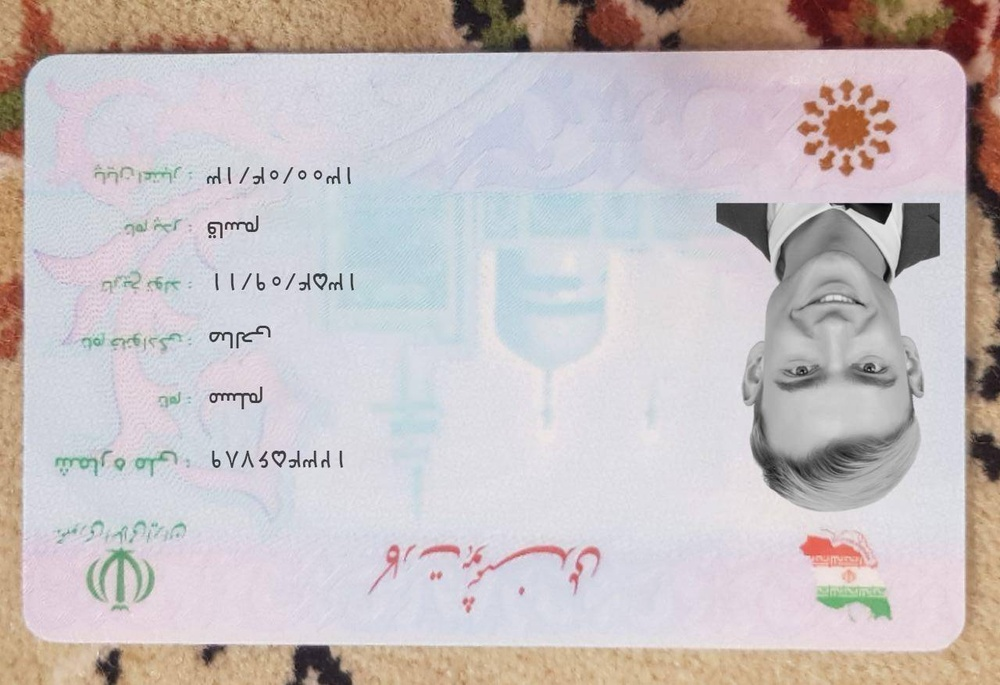
#> input picture input_cards/2.jpg, 1000 x 685 px, shrunk from 1280 x 877 before the run
$ python -i eye_detector.py   (imports and definitions only)
#> lines starting #> are read from the running program, lines starting #| are printed output that depends on the picture
# MIT License
#
# Copyright (c) 2019 https://github.com/ElmiiiRaa/align_iranian_national_id_card
#
# Permission is hereby granted, free of charge, to any person obtaining a copy
# of this software and associated documentation files (the "Software"), to deal
# in the Software without restriction, including without limitation the rights
# to use, copy, modify, merge, publish, distribute, sublicense, and/or sell
# copies of the Software, and to permit persons to whom the Software is
# furnished to do so, subject to the following conditions:
#
# The above copyright notice and this permission notice shall be included in all
# copies or substantial portions of the Software.
#
# THE SOFTWARE IS PROVIDED "AS IS", WITHOUT WARRANTY OF ANY KIND, EXPRESS OR
# IMPLIED, INCLUDING BUT NOT LIMITED TO THE WARRANTIES OF MERCHANTABILITY,
# FITNESS FOR A PARTICULAR PURPOSE AND NONINFRINGEMENT. IN NO EVENT SHALL THE
# AUTHORS OR COPYRIGHT HOLDERS BE LIABLE FOR ANY CLAIM, DAMAGES OR OTHER
# LIABILITY, WHETHER IN AN ACTION OF CONTRACT, TORT OR OTHERWISE, ARISING FROM,
# OUT OF OR IN CONNECTION WITH THE SOFTWARE OR THE USE OR OTHER DEALINGS IN THE
# SOFTWARE.
#author : Elmira Ghorbani
#email:elmira.ghorbani96@gmail.com

import cv2
import numpy as np

face_classifier = cv2.CascadeClassifier('data_harr/haarcascade_frontalface_alt2.xml')
eye_classifier = cv2.CascadeClassifier('data_harr/haarcascade_eye.xml')


def get_eyes(img):
    eyes_total = []
    gray = cv2.cvtColor(img, cv2.COLOR_BGR2GRAY)
    faces = face_classifier.detectMultiScale(gray, 1.3, 6)

    if faces is ():
        print(' face not found ! ')
        return img

    for (x, y, w, h) in faces:
        roi_gray = gray[y:y + h, x:x + w]
        roi_color = img[y:y + h, x:x + w]
        eyes = eye_classifier.detectMultiScale(roi_gray)
        eyes_row_args = eyes[:,2].argsort()[-2:][::-1]

        for eyes_row_arg in eyes_row_args:
            [ex, ey, ew, eh] = eyes[eyes_row_arg,:]
            eyes_total.append([ex + x, ey + y, ew, eh])
            #cv2.rectangle(roi_color, (ex, ey), (ex + ew, ey + eh), (188, 16, 190), 2) #-- Drawe on eye
        eyes_total = np.array(eyes_total)
        eyes_total = eyes_total[eyes_total[:, 0].argsort()]
        return (eyes_total[0,:], eyes_total[1,:])

    cv2.waitKey(0)

>>> import cv2
>>> picture = cv2.imread('input_cards/2.jpg')
#> picture is the input picture: shape (685, 1000, 3); mean B, G, R 191.8, 190.8, 198.7
>>> result = get_eyes(picture)
#> in get_eyes, `gray = cv2.cvtColor(img, cv2.COLOR_BGR2GRAY)`:
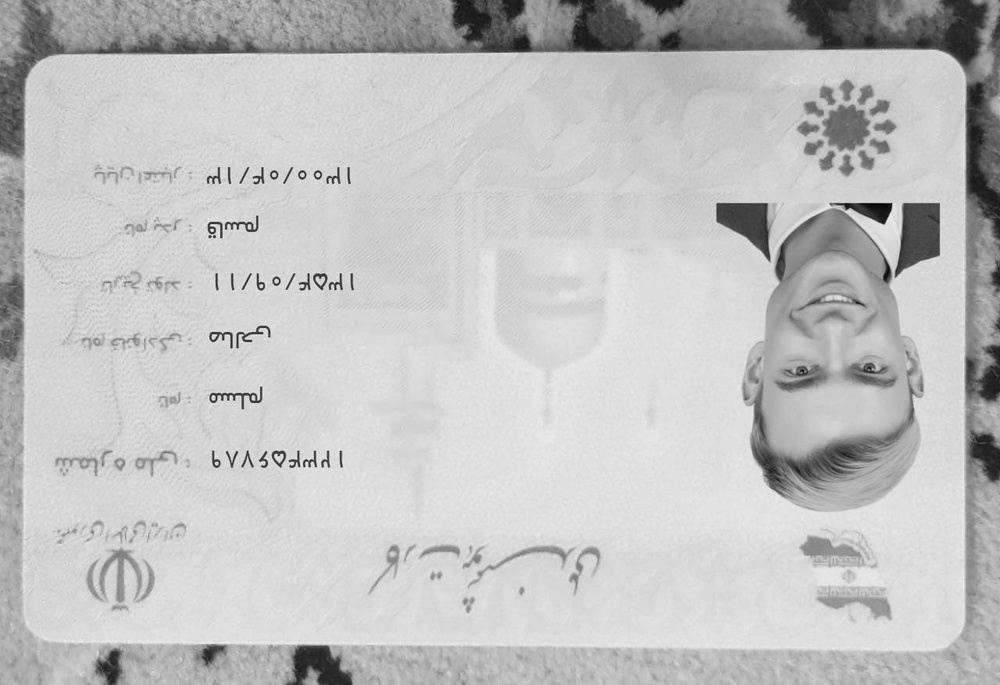
#> gray: shape (685, 1000); min 0, max 253, mean 193.3
#> in get_eyes, `faces = face_classifier.detectMultiScale(gray, 1.3, 6)`: faces = ()

$ run again, on input_cards/3.jpg
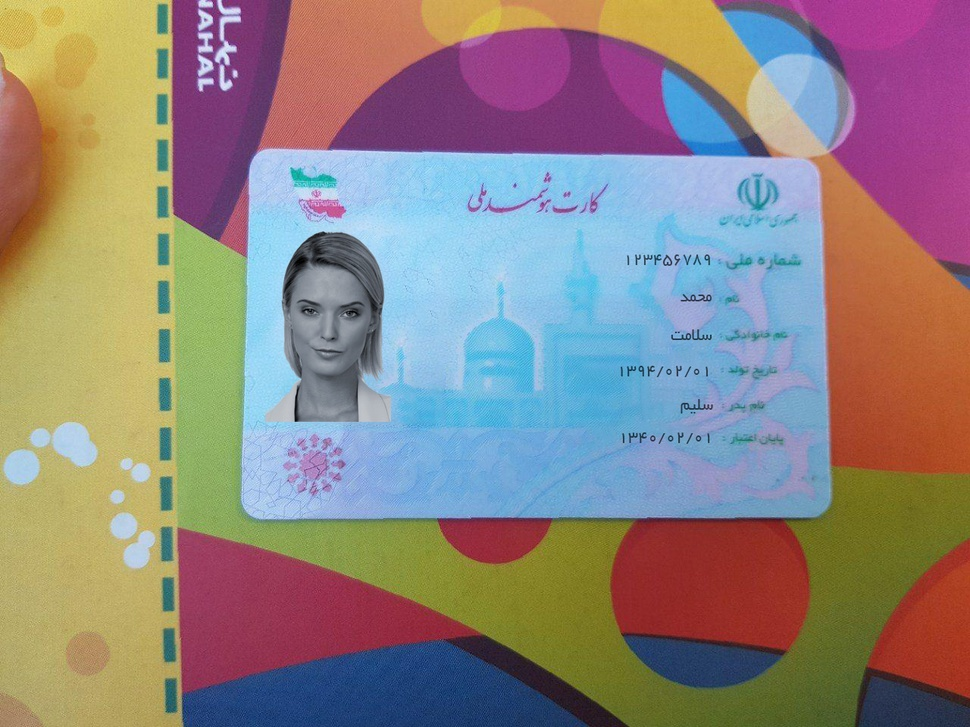
#> input picture input_cards/3.jpg, 970 x 727 px, shrunk from 1280 x 960 before the run
#> picture is the input picture: shape (727, 970, 3); mean B, G, R 128.3, 131.4, 142.7
#> in get_eyes, `gray = cv2.cvtColor(img, cv2.COLOR_BGR2GRAY)`:
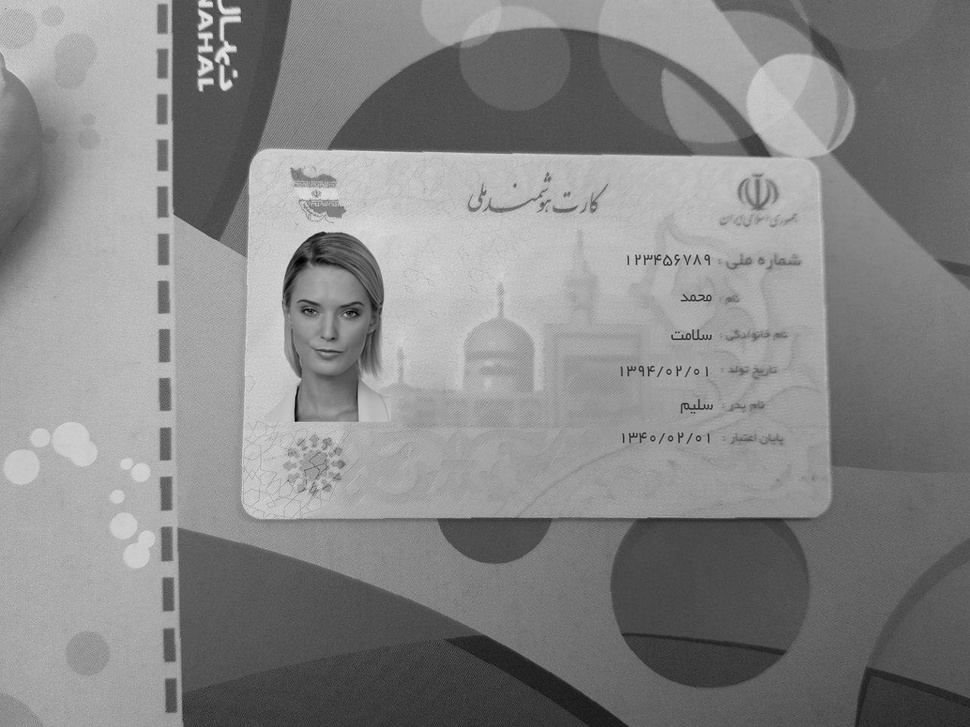
#> gray: shape (727, 970); min 0, max 236, mean 134.4
#> faces = [[281, 273, 98, 98]]
#> the loop in get_eyes, `for (x, y, w, h) in faces:` made 1 pass
#> (x, y, w, h, eyes, eyes_row_args, eyes_total) on pass 1: (281, 273, 98, 98, [[16, 25, 24, 24], [56, 28, 25, 25]], [1, 0], [[297, 298, 24, 24], [337, 301, 25, 25]])
#> pass 1, in get_eyes, `roi_color = img[y:y + h, x:x + w]`:
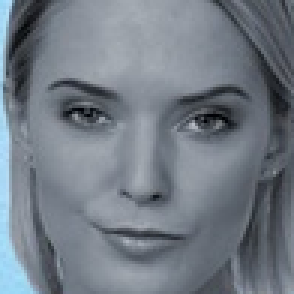
#> roi_color: shape (98, 98, 3) (shown 3 times larger); mean B, G, R 132.9, 123.2, 114.8
#> result = ([297, 298, 24, 24], [337, 301, 25, 25])
